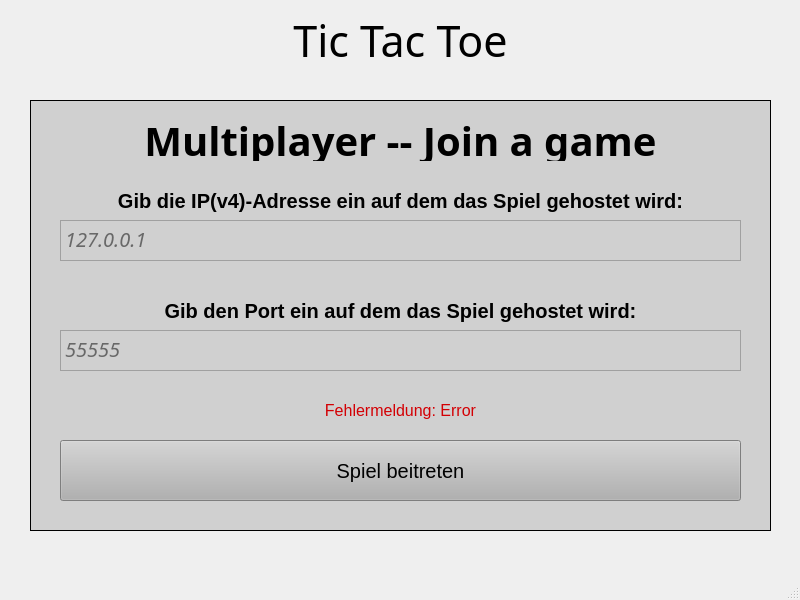
<?xml version="1.0" encoding="UTF-8"?>
<ui version="4.0">
 <class>MainWindow</class>
 <widget class="QMainWindow" name="MainWindow">
  <property name="geometry">
   <rect>
    <x>0</x>
    <y>0</y>
    <width>800</width>
    <height>600</height>
   </rect>
  </property>
  <property name="sizePolicy">
   <sizepolicy hsizetype="Fixed" vsizetype="Fixed">
    <horstretch>0</horstretch>
    <verstretch>0</verstretch>
   </sizepolicy>
  </property>
  <property name="minimumSize">
   <size>
    <width>800</width>
    <height>600</height>
   </size>
  </property>
  <property name="maximumSize">
   <size>
    <width>800</width>
    <height>600</height>
   </size>
  </property>
  <property name="font">
   <font>
    <italic>false</italic>
    <bold>false</bold>
    <kerning>true</kerning>
   </font>
  </property>
  <property name="windowTitle">
   <string>Tic Tac Toe - LAN</string>
  </property>
  <widget class="QWidget" name="centralwidget">
   <widget class="QLabel" name="label">
    <property name="geometry">
     <rect>
      <x>0</x>
      <y>0</y>
      <width>801</width>
      <height>81</height>
     </rect>
    </property>
    <property name="font">
     <font>
      <family>Arial Black</family>
      <pointsize>32</pointsize>
      <italic>false</italic>
      <bold>false</bold>
      <kerning>true</kerning>
     </font>
    </property>
    <property name="text">
     <string>Tic Tac Toe</string>
    </property>
    <property name="textFormat">
     <enum>Qt::PlainText</enum>
    </property>
    <property name="scaledContents">
     <bool>false</bool>
    </property>
    <property name="alignment">
     <set>Qt::AlignCenter</set>
    </property>
    <property name="wordWrap">
     <bool>false</bool>
    </property>
   </widget>
   <widget class="QFrame" name="frame">
    <property name="geometry">
     <rect>
      <x>30</x>
      <y>100</y>
      <width>741</width>
      <height>431</height>
     </rect>
    </property>
    <property name="font">
     <font>
      <italic>false</italic>
      <bold>false</bold>
      <stylestrategy>PreferAntialias</stylestrategy>
      <kerning>true</kerning>
     </font>
    </property>
    <property name="autoFillBackground">
     <bool>false</bool>
    </property>
    <property name="styleSheet">
     <string notr="true">background-color: rgb(208, 208, 208);</string>
    </property>
    <property name="frameShape">
     <enum>QFrame::Box</enum>
    </property>
    <property name="frameShadow">
     <enum>QFrame::Plain</enum>
    </property>
    <widget class="QPushButton" name="pushButton_3">
     <property name="geometry">
      <rect>
       <x>30</x>
       <y>340</y>
       <width>681</width>
       <height>61</height>
      </rect>
     </property>
     <property name="font">
      <font>
       <pointsize>15</pointsize>
       <bold>false</bold>
      </font>
     </property>
     <property name="styleSheet">
      <string notr="true">background-color: rgb(177, 177, 177);</string>
     </property>
     <property name="text">
      <string>Spiel beitreten</string>
     </property>
    </widget>
    <widget class="QLabel" name="label_3">
     <property name="geometry">
      <rect>
       <x>30</x>
       <y>20</y>
       <width>681</width>
       <height>41</height>
      </rect>
     </property>
     <property name="font">
      <font>
       <family>Copperplate Gothic Bold</family>
       <pointsize>30</pointsize>
       <italic>false</italic>
       <bold>true</bold>
       <kerning>true</kerning>
      </font>
     </property>
     <property name="text">
      <string>Multiplayer -- Join a game</string>
     </property>
     <property name="textFormat">
      <enum>Qt::PlainText</enum>
     </property>
     <property name="scaledContents">
      <bool>false</bool>
     </property>
     <property name="alignment">
      <set>Qt::AlignCenter</set>
     </property>
     <property name="wordWrap">
      <bool>false</bool>
     </property>
    </widget>
    <widget class="QLabel" name="label_4">
     <property name="geometry">
      <rect>
       <x>30</x>
       <y>80</y>
       <width>681</width>
       <height>41</height>
      </rect>
     </property>
     <property name="font">
      <font>
       <family>Arial</family>
       <pointsize>15</pointsize>
       <italic>false</italic>
       <bold>true</bold>
       <kerning>true</kerning>
      </font>
     </property>
     <property name="text">
      <string>Gib die IP(v4)-Adresse ein auf dem das Spiel gehostet wird:</string>
     </property>
     <property name="textFormat">
      <enum>Qt::PlainText</enum>
     </property>
     <property name="scaledContents">
      <bool>false</bool>
     </property>
     <property name="alignment">
      <set>Qt::AlignCenter</set>
     </property>
     <property name="wordWrap">
      <bool>true</bool>
     </property>
    </widget>
    <widget class="QPlainTextEdit" name="plainTextEdit">
     <property name="geometry">
      <rect>
       <x>30</x>
       <y>120</y>
       <width>681</width>
       <height>41</height>
      </rect>
     </property>
     <property name="font">
      <font>
       <family>Arial Black</family>
       <pointsize>15</pointsize>
       <italic>true</italic>
      </font>
     </property>
     <property name="documentTitle">
      <string/>
     </property>
     <property name="undoRedoEnabled">
      <bool>true</bool>
     </property>
     <property name="lineWrapMode">
      <enum>QPlainTextEdit::WidgetWidth</enum>
     </property>
     <property name="backgroundVisible">
      <bool>false</bool>
     </property>
     <property name="placeholderText">
      <string>127.0.0.1</string>
     </property>
    </widget>
    <widget class="QLabel" name="label_5">
     <property name="geometry">
      <rect>
       <x>30</x>
       <y>290</y>
       <width>681</width>
       <height>41</height>
      </rect>
     </property>
     <property name="font">
      <font>
       <family>Arial</family>
       <pointsize>12</pointsize>
       <italic>false</italic>
       <bold>false</bold>
       <kerning>true</kerning>
      </font>
     </property>
     <property name="styleSheet">
      <string notr="true">color: rgb(211, 0, 4);</string>
     </property>
     <property name="text">
      <string>Fehlermeldung: Error</string>
     </property>
     <property name="textFormat">
      <enum>Qt::PlainText</enum>
     </property>
     <property name="scaledContents">
      <bool>false</bool>
     </property>
     <property name="alignment">
      <set>Qt::AlignCenter</set>
     </property>
     <property name="wordWrap">
      <bool>true</bool>
     </property>
    </widget>
    <widget class="QLabel" name="label_6">
     <property name="geometry">
      <rect>
       <x>30</x>
       <y>190</y>
       <width>681</width>
       <height>41</height>
      </rect>
     </property>
     <property name="font">
      <font>
       <family>Arial</family>
       <pointsize>15</pointsize>
       <italic>false</italic>
       <bold>true</bold>
       <kerning>true</kerning>
      </font>
     </property>
     <property name="text">
      <string>Gib den Port ein auf dem das Spiel gehostet wird:</string>
     </property>
     <property name="textFormat">
      <enum>Qt::PlainText</enum>
     </property>
     <property name="scaledContents">
      <bool>false</bool>
     </property>
     <property name="alignment">
      <set>Qt::AlignCenter</set>
     </property>
     <property name="wordWrap">
      <bool>true</bool>
     </property>
    </widget>
    <widget class="QPlainTextEdit" name="plainTextEdit_2">
     <property name="geometry">
      <rect>
       <x>30</x>
       <y>230</y>
       <width>681</width>
       <height>41</height>
      </rect>
     </property>
     <property name="font">
      <font>
       <family>Arial Black</family>
       <pointsize>15</pointsize>
       <italic>true</italic>
      </font>
     </property>
     <property name="documentTitle">
      <string/>
     </property>
     <property name="undoRedoEnabled">
      <bool>true</bool>
     </property>
     <property name="lineWrapMode">
      <enum>QPlainTextEdit::WidgetWidth</enum>
     </property>
     <property name="backgroundVisible">
      <bool>false</bool>
     </property>
     <property name="placeholderText">
      <string>55555</string>
     </property>
    </widget>
   </widget>
  </widget>
  <widget class="QMenuBar" name="menubar">
   <property name="geometry">
    <rect>
     <x>0</x>
     <y>0</y>
     <width>800</width>
     <height>22</height>
    </rect>
   </property>
  </widget>
  <widget class="QStatusBar" name="statusbar"/>
 </widget>
 <resources/>
 <connections/>
</ui>
